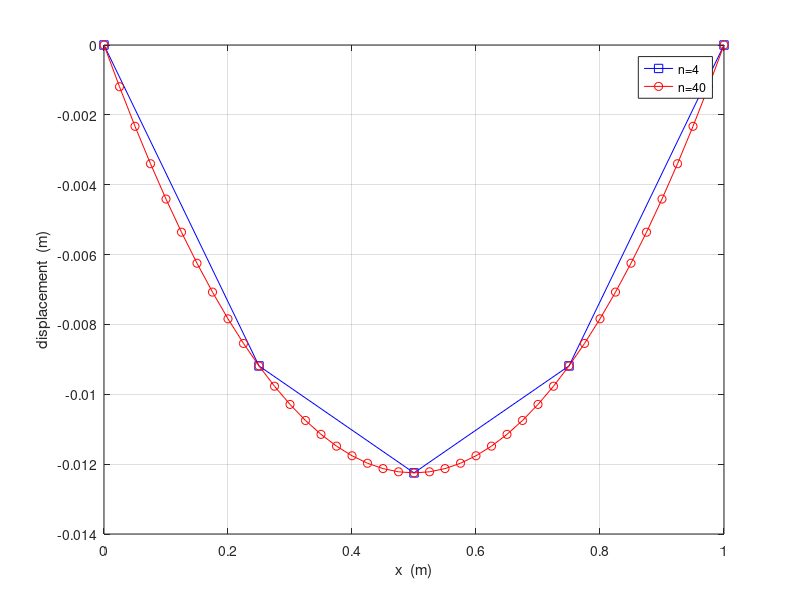

Write the MATLAB code that produced this figure.
% STRETCH  Solve for the displacements in a weighted string stretched
% between two anchors.  See Exercise 2.6.3 in Driscoll & Braun.

% constants which don't change with n
g = -9.8;          % m s-2
tau = 10;          % N = kg m s-2

% the two superimposed plots have different n-values and styles
nvalues = [4 40];
styles = {'bs-', 'ro-'};

% loop over k=1,2 to make one figure
for k = 1:2
    n = nvalues(k);
    m = 1.0 / (10 * n);        % kg
    one = ones(n-2,1);
    A = n * tau * (diag(2*ones(n-1,1)) - diag(one,+1) - diag(one,-1));
    if k == 1,  A,  end        % show the matrix in the smaller case
    f = m * g * ones(n-1,1);
    q = A \ f;                 % solve linear system for displacements
    fprintf('n = %2d:  center drop = %.3f m\n', n, min(q))
    x = 0.0:1.0/n:1.0;         % same as:  x = linspace(0.0,1.0,n+1);
    plot(x, [0; q; 0], styles{k}),  hold on
end

% pretty-up the plot
legend('n=4', 'n=40')
xlabel('x  (m)'),  ylabel('displacement  (m)')
grid on,  hold off
